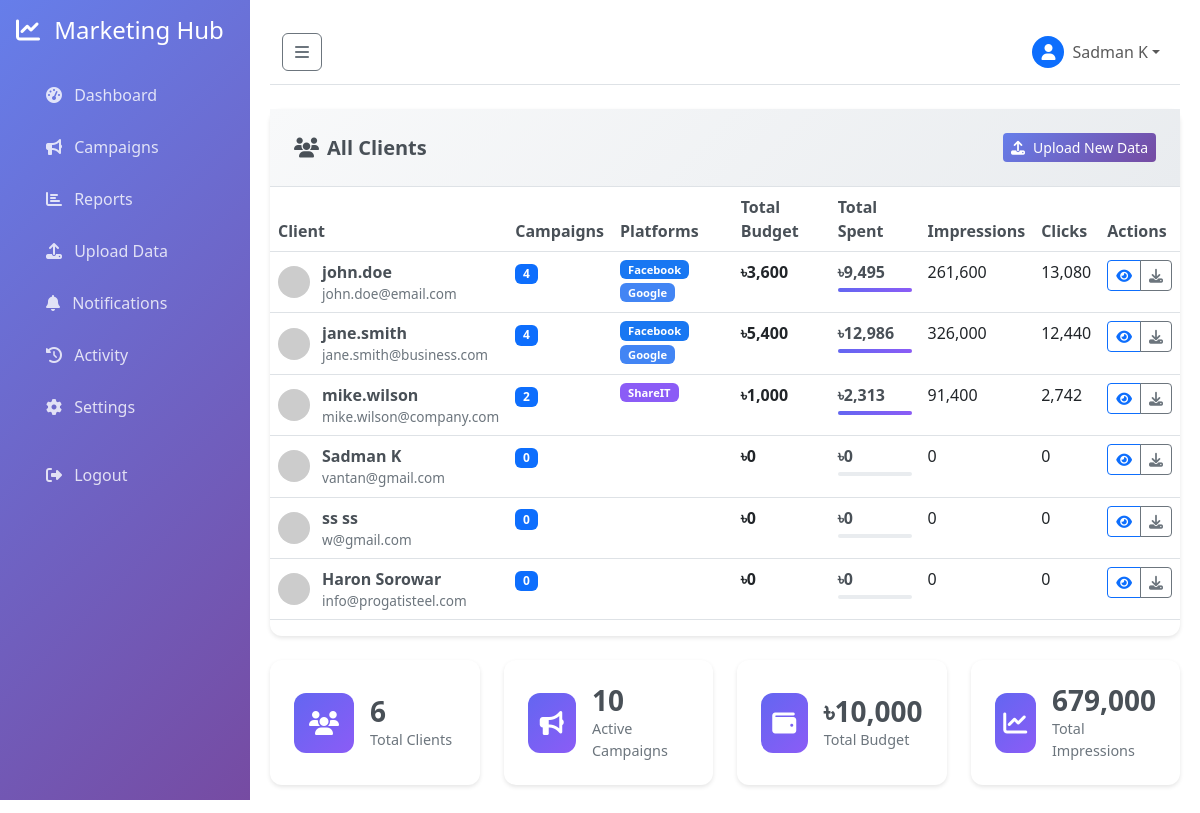
The app's page /agency/clients (signed in) with its own data.
### models.py (models this page shows, shortened)
class User(UserMixin, db.Model):
    __tablename__ = 'users'
    id = db.Column(db.Integer, primary_key=True)
    username = db.Column(db.String(80), unique=True, nullable=False)
    email = db.Column(db.String(120), unique=True, nullable=False)
    password_hash = db.Column(db.String(256), nullable=False)
    first_name = db.Column(db.String(50), nullable=True)
    last_name = db.Column(db.String(50), nullable=True)
    company_name = db.Column(db.String(100), nullable=True)
    created_at = db.Column(db.DateTime, default=datetime.utcnow)
    campaigns = db.relationship('Campaign', backref='client', lazy=True)
    def get_full_name(self):
        if self.first_name and self.last_name:
            return f"{self.first_name} {self.last_name}"
        return self.username

class Campaign(db.Model):
    __tablename__ = 'campaigns'
    id = db.Column(db.Integer, primary_key=True)
    name = db.Column(db.String(200), nullable=False)
    platform = db.Column(db.String(50), nullable=False)  # Facebook, Google, ShareIT
    status = db.Column(db.String(50), default='Pending')  # Pending, In-Progress, Completed
    budget = db.Column(db.Float, default=0.0)
    spent = db.Column(db.Float, default=0.0)
    impressions = db.Column(db.Integer, default=0)
    clicks = db.Column(db.Integer, default=0)
    reach = db.Column(db.Integer, default=0)
    ctr = db.Column(db.Float, default=0.0)  # Click-through rate
    cpm = db.Column(db.Float, default=0.0)  # Cost per mille
    cpc = db.Column(db.Float, default=0.0)  # Cost per click
    cpv = db.Column(db.Float, default=0.0)  # Cost per view
    cpa = db.Column(db.Float, default=0.0)  # Cost per acquisition
    created_at = db.Column(db.DateTime, default=datetime.utcnow)
    updated_at = db.Column(db.DateTime, default=datetime.utcnow, onupdate=datetime.utcnow)
    user_id = db.Column(db.Integer, db.ForeignKey('users.id'), nullable=False)

### agency_management.py (the view)
@agency_bp.route('/clients')
@login_required
def view_clients():
    clients = User.query.all()
    client_stats = []
    for client in clients:
        campaigns = Campaign.query.filter_by(user_id=client.id).all()
        total_budget = sum(c.budget for c in campaigns)
        total_spent = sum(c.spent for c in campaigns)
        total_impressions = sum(c.impressions for c in campaigns)
        total_clicks = sum(c.clicks for c in campaigns)
        client_stats.append({
            'client': client,
            'campaign_count': len(campaigns),
            'total_budget': total_budget,
            'total_spent': total_spent,
            'total_impressions': total_impressions,
            'total_clicks': total_clicks,
            'platforms': list(set(c.platform for c in campaigns))
        })
    return render_template('agency/clients.html', client_stats=client_stats)

### app.py (called while the page is built)
@login_manager.user_loader
def load_user(user_id):
    from models import User
    return User.query.get(int(user_id))

### templates/agency/clients.html (shortened to what this page needs)
{% extends "base.html" %}
{% block content %}
<div class="row mb-4">
    <div class="col-12">
        <div class="clients-overview-card">
            <div class="card-header d-flex justify-content-between align-items-center">
                <h5><i class="fas fa-users me-2"></i>All Clients</h5>
                <a href="{{ url_for('agency.agency_upload') }}" class="btn btn-primary btn-sm">
                    <i class="fas fa-upload me-2"></i>Upload New Data
                </a>
            </div>
            <div class="card-body">
                {% if client_stats %}
                <div class="table-responsive">
                    <table class="table table-hover">
                        <thead>
                            <tr>
                                <th>Client</th>
                                <th>Campaigns</th>
                                <th>Platforms</th>
                                <th>Total Budget</th>
                                <th>Total Spent</th>
                                <th>Impressions</th>
                                <th>Clicks</th>
                                <th>Actions</th>
                            </tr>
                        </thead>
                        <tbody>
                            {% for client_data in client_stats %}
                            <tr>
                                <td>
                                    <div class="client-info">
                                        <div class="client-avatar">
                                            <img src="https://ui-avatars.com/api/?name={{ client_data.client.get_full_name() }}&background=6366f1&color=fff"
                                                 class="rounded-circle" width="32" height="32">
                                        </div>
                                        <div class="client-details">
                                            <div class="client-name">{{ client_data.client.get_full_name() }}</div>
                                            <div class="client-email">{{ client_data.client.email }}</div>
                                        </div>
                                    </div>
                                </td>
                                <td>
                                    <span class="badge bg-primary">{{ client_data.campaign_count }}</span>
                                </td>
                                <td>
                                    <div class="platform-badges">
                                        {% for platform in client_data.platforms %}
                                        <span class="badge platform-badge platform-{{ platform.lower() }}">{{ platform }}</span>
                                        {% endfor %}
                                    </div>
                                </td>
                                <td>
                                    <strong>৳{{ "{:,}".format(client_data.total_budget|int) }}</strong>
                                </td>
                                <td>
                                    <span class="spent-amount">৳{{ "{:,}".format(client_data.total_spent|int) }}</span>
                                    <div class="progress mt-1" style="height: 4px;">
                                        <div class="progress-bar" style="width: {{ (client_data.total_spent / client_data.total_budget * 100) if client_data.total_budget > 0 else 0 }}%"></div>
                                    </div>
                                </td>
                                <td>{{ "{:,}".format(client_data.total_impressions) }}</td>
                                <td>{{ "{:,}".format(client_data.total_clicks) }}</td>
                                <td>
                                    <div class="btn-group" role="group">
                                        <button class="btn btn-sm btn-outline-primary" onclick="viewClientDashboard('{{ client_data.client.id }}')">
                                            <i class="fas fa-eye"></i>
                                        </button>
                                        <button class="btn btn-sm btn-outline-secondary" onclick="downloadClientReport('{{ client_data.client.id }}')">
                                            <i class="fas fa-download"></i>
                                        </button>
                                    </div>
                                </td>
                            </tr>
                            {% endfor %}
                        </tbody>
                    </table>
                </div>
                {% endif %}
            </div>
        </div>
    </div>
</div>
<div class="row">
    <div class="col-lg-3 col-md-6 mb-4">
        <div class="summary-card">
            <div class="summary-icon">
                <i class="fas fa-users"></i>
            </div>
            <div class="summary-content">
                <h3>{{ client_stats|length }}</h3>
                <p>Total Clients</p>
            </div>
        </div>
    </div>
    <div class="col-lg-3 col-md-6 mb-4">
        <div class="summary-card">
            <div class="summary-icon">
                <i class="fas fa-bullhorn"></i>
            </div>
            <div class="summary-content">
                <h3>{{ client_stats|sum(attribute='campaign_count') }}</h3>
                <p>Active Campaigns</p>
            </div>
        </div>
    </div>
    <div class="col-lg-3 col-md-6 mb-4">
        <div class="summary-card">
            <div class="summary-icon">
                <i class="fas fa-wallet"></i>
            </div>
            <div class="summary-content">
                <h3>৳{{ "{:,}".format(client_stats|sum(attribute='total_budget')|int) }}</h3>
                <p>Total Budget</p>
            </div>
        </div>
    </div>
    <div class="col-lg-3 col-md-6 mb-4">
        <div class="summary-card">
            <div class="summary-icon">
                <i class="fas fa-chart-line"></i>
            </div>
            <div class="summary-content">
                <h3>{{ "{:,}".format(client_stats|sum(attribute='total_impressions')) }}</h3>
                <p>Total Impressions</p>
            </div>
        </div>
    </div>
</div>
{% endblock %}

### templates/base.html (shortened to what this page needs)
<!DOCTYPE html>
<html lang="en">
<head>
    <link href="https://cdn.jsdelivr.net/npm/bootstrap@5.3.0/dist/css/bootstrap.min.css" rel="stylesheet">
    <link href="https://cdnjs.cloudflare.com/ajax/libs/font-awesome/6.4.0/css/all.min.css" rel="stylesheet">
</head>
<body>
    <nav class="sidebar" id="sidebar">
        <div class="p-3">
            <h4 class="text-white mb-4">
                <i class="fas fa-chart-line me-2"></i>
                <span class="sidebar-text">Marketing Hub</span>
            </h4>
            <ul class="nav flex-column">
                <li class="nav-item">
                    <a class="nav-link {% if request.endpoint == 'dashboard' %}active{% endif %}" href="{{ url_for('dashboard') }}">
                        <i class="fas fa-tachometer-alt me-2"></i>
                        <span class="sidebar-text">Dashboard</span>
                    </a>
                </li>
                <li class="nav-item">
                    <a class="nav-link {% if request.endpoint == 'campaigns' %}active{% endif %}" href="{{ url_for('campaigns') }}">
                        <i class="fas fa-bullhorn me-2"></i>
                        <span class="sidebar-text">Campaigns</span>
                    </a>
                </li>
                <li class="nav-item">
                    <a class="nav-link {% if request.endpoint == 'reports' %}active{% endif %}" href="{{ url_for('reports') }}">
                        <i class="fas fa-chart-bar me-2"></i>
                        <span class="sidebar-text">Reports</span>
                    </a>
                </li>
                <li class="nav-item">
                    <a class="nav-link {% if request.endpoint == 'upload_csv' %}active{% endif %}" href="{{ url_for('upload_csv') }}">
                        <i class="fas fa-upload me-2"></i>
                        <span class="sidebar-text">Upload Data</span>
                    </a>
                </li>
                <li class="nav-item">
                    <a class="nav-link {% if request.endpoint == 'notifications' %}active{% endif %}" href="{{ url_for('notifications') }}">
                        <i class="fas fa-bell me-2"></i>
                        <span class="sidebar-text">Notifications</span>
                    </a>
                </li>
                <li class="nav-item">
                    <a class="nav-link {% if request.endpoint == 'activity_log' %}active{% endif %}" href="{{ url_for('activity_log') }}">
                        <i class="fas fa-history me-2"></i>
                        <span class="sidebar-text">Activity</span>
                    </a>
                </li>
                <li class="nav-item">
                    <a class="nav-link {% if request.endpoint == 'account_settings' %}active{% endif %}" href="{{ url_for('account_settings') }}">
                        <i class="fas fa-cog me-2"></i>
                        <span class="sidebar-text">Settings</span>
                    </a>
                </li>
                <li class="nav-item mt-3">
                    <a class="nav-link" href="{{ url_for('auth.logout') }}">
                        <i class="fas fa-sign-out-alt me-2"></i>
                        <span class="sidebar-text">Logout</span>
                    </a>
                </li>
            </ul>
        </div>
    </nav>
    <div class="content-wrapper" id="content">
        <nav class="navbar navbar-expand-lg navbar-light bg-white border-bottom mb-4">
            <div class="container-fluid">
                <button class="btn btn-outline-secondary me-3" id="sidebarToggle" type="button">
                    <i class="fas fa-bars"></i>
                </button>
                <div class="navbar-nav ms-auto">
                    <div class="nav-item dropdown">
                        <a class="nav-link dropdown-toggle d-flex align-items-center" href="#" id="userDropdown" role="button" data-bs-toggle="dropdown">
                            <div class="bg-primary rounded-circle me-2 d-flex align-items-center justify-content-center" style="width: 32px; height: 32px;">
                                <i class="fas fa-user text-white"></i>
                            </div>
                            <span>{{ current_user.get_full_name() if current_user.is_authenticated else 'Guest' }}</span>
                        </a>
                    </div>
                </div>
            </div>
        </nav>
        {% block content %}{% endblock %}
    </div>
</body>
</html>

### templates/base.html (style rules this page uses)
.sidebar { background: linear-gradient(135deg, #667eea 0%, #764ba2 100%); min-height: 100vh; position: fixed; top: 0; left: 0; width: 250px; z-index: 1000; transition: all 0.3s; }
.sidebar .nav-link { color: rgba(255, 255, 255, 0.8); padding: 12px 20px; border-radius: 8px; margin: 2px 10px; transition: all 0.3s; }
.content-wrapper { margin-left: 250px; padding: 20px; transition: all 0.3s; }
.btn-primary { background: linear-gradient(135deg, #667eea 0%, #764ba2 100%); border: none; }
.table th { border-top: none; font-weight: 600; color: #495057; }
.badge { font-size: 0.75rem; }

### templates/agency/clients.html (style rules this page uses)
.clients-overview-card { background: white; border-radius: 12px; box-shadow: 0 2px 4px rgba(0,0,0,0.1); border: none; }
.card-header { background: linear-gradient(135deg, #f8f9fa, #e9ecef); border-bottom: 1px solid #dee2e6; padding: 1.5rem; }
.card-header h5 { margin: 0; color: #495057; font-weight: 600; }
.client-info { display: flex; align-items: center; gap: 0.75rem; }
.client-details .client-name { font-weight: 600; color: #495057; }
.client-details .client-email { font-size: 0.85rem; color: #6c757d; }
.platform-badges { display: flex; gap: 0.25rem; flex-wrap: wrap; }
.platform-badge { font-size: 0.7rem; padding: 0.25rem 0.5rem; }
.platform-facebook { background-color: #1877f2; }
.platform-google { background-color: #4285f4; }
.platform-shareit { background-color: #8b5cf6; }
.spent-amount { font-weight: 600; color: #495057; }
.progress { background-color: #e9ecef; }
.progress-bar { background: linear-gradient(90deg, #6366f1, #8b5cf6); }
.summary-card { background: white; border-radius: 12px; padding: 1.5rem; box-shadow: 0 2px 4px rgba(0,0,0,0.1); display: flex; align-items: center; gap: 1rem; height: 100%; }
.summary-icon { width: 60px; height: 60px; border-radius: 12px; display: flex; align-items: center; justify-content: center; font-size: 1.5rem; color: white; background: linear-gradient(135deg, #6366f1, #8b5cf6); }
.summary-content h3 { font-size: 1.75rem; font-weight: 700; color: #495057; margin: 0; }
.summary-content p { color: #6c757d; margin: 0; font-size: 0.9rem; }

### records on screen
User: first_name+last_name "Sadman K", client.get_full_name "Sadman K", client.email "vantan@gmail.com"
User: client.get_full_name "john.doe", client.email "john.doe@email.com"
Campaign: platform "Facebook"
Campaign: platform "Google"
User: client.get_full_name "jane.smith", client.email "jane.smith@business.com"
Campaign: platform "Facebook"
Campaign: platform "Google"
User: client.get_full_name "mike.wilson", client.email "mike.wilson@company.com"
Campaign: platform "ShareIT"
User: client.get_full_name "ss ss", client.email "w@gmail.com"
User: client.get_full_name "Haron Sorowar", client.email "info@progatisteel.com"

### other values on screen
{{ client_data.campaign_count }} "4" "4" "2" "0" "0" "0"
{{ "{:,}".format(client_data.total_budget|int) }} "3,600" "5,400" "1,000" "0" "0" "0"
{{ "{:,}".format(client_data.total_spent|int) }} "9,495" "12,986" "2,313" "0" "0" "0"
{{ "{:,}".format(client_data.total_impressions) }} "261,600" "326,000" "91,400" "0" "0" "0"
{{ "{:,}".format(client_data.total_clicks) }} "13,080" "12,440" "2,742" "0" "0" "0"
{{ client_stats|length }} "6"
{{ client_stats|sum(attribute='campaign_count') }} "10"
{{ "{:,}".format(client_stats|sum(attribute='total_budget')|int) }} "10,000"
{{ "{:,}".format(client_stats|sum(attribute='total_impressions')) }} "679,000"
